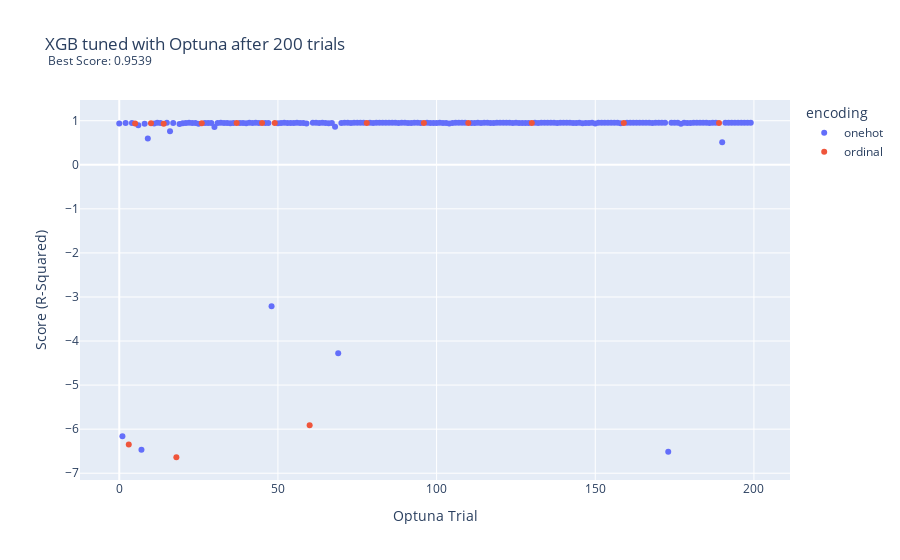

Notebook cell for this chart:
### Code cell
fig = px.scatter(optuna_xgb,
                 x="Trial", 
                 y="Score", 
                 color = 'encoding',
                 hover_data=['Parameters'],
                labels = {'Trial': 'Optuna Trial', 'Score': 'Score (R-Squared)'},
                title = 'XGB tuned with Optuna after 200 trials  <br><sup> Best Score: 0.9539</sup>')

fig.update_layout(
    hoverlabel=dict(
        bgcolor="white",
        font_size=8,
        font_family="Rockwell"
    )
)

fig.show()

### Figure 1 — Plotly figure (JSON) as saved in the notebook; plotly's stock layout.template omitted (floating-point values rounded to 4 significant figures; data arrays with more than 128 entries replaced by an {"elided": "..."} marker saying what was removed)
{"data": [{"customdata": {"elided": "184x1x9x2 mixed values"}, "hovertemplate": "encoding=onehot<br>Optuna Trial=%{x}<br>Score (R-Squared)=%{y}<br>Parameters=%{customdata[0]}<extra></extra>", "legendgroup": "onehot", "marker": {"color": "#636efa", "symbol": "circle"}, "mode": "markers", "name": "onehot", "orientation": "v", "showlegend": true, "type": "scatter", "x": {"elided": "184 int values"}, "xaxis": "x", "y": {"elided": "184 float values"}, "yaxis": "y"}, {"customdata": {"elided": "16x1x8x2 mixed values"}, "hovertemplate": "encoding=ordinal<br>Optuna Trial=%{x}<br>Score (R-Squared)=%{y}<br>Parameters=%{customdata[0]}<extra></extra>", "legendgroup": "ordinal", "marker": {"color": "#EF553B", "symbol": "circle"}, "mode": "markers", "name": "ordinal", "orientation": "v", "showlegend": true, "type": "scatter", "x": [3, 5, 10, 14, 18, 26, 37, 45, 49, 60, 78, 96, 110, 130, 159, 189], "xaxis": "x", "y": [-6.347, 0.9396, 0.9402, 0.9292, -6.638, 0.9453, 0.9456, 0.9498, 0.9483, -5.911, 0.9493, 0.9502, 0.9492, 0.95, 0.9498, 0.9491], "yaxis": "y"}], "layout": {"hoverlabel": {"bgcolor": "white", "font": {"family": "Rockwell", "size": 8}}, "legend": {"title": {"text": "encoding"}, "tracegroupgap": 0}, "title": {"text": "XGB tuned with Optuna after 200 trials  <br><sup> Best Score: 0.9539</sup>"}, "xaxis": {"anchor": "y", "domain": [0, 1], "title": {"text": "Optuna Trial"}}, "yaxis": {"anchor": "x", "domain": [0, 1], "title": {"text": "Score (R-Squared)"}}}}
